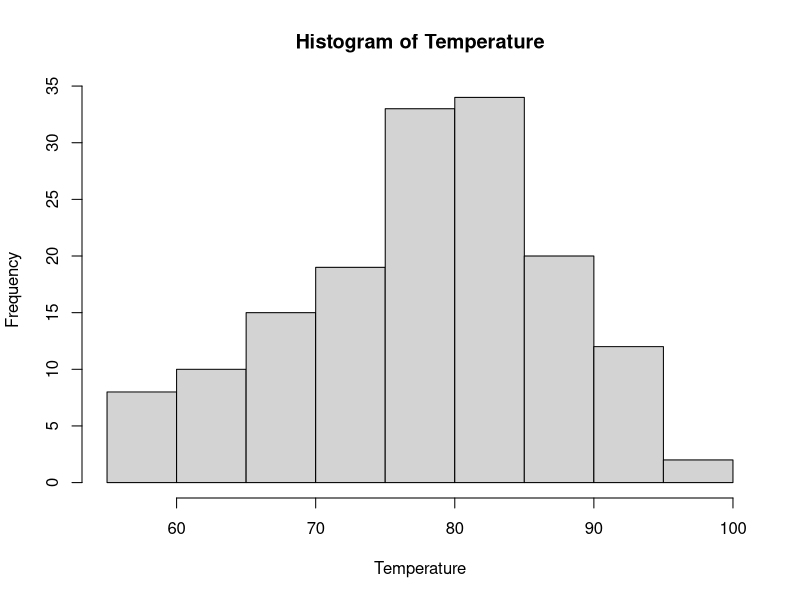
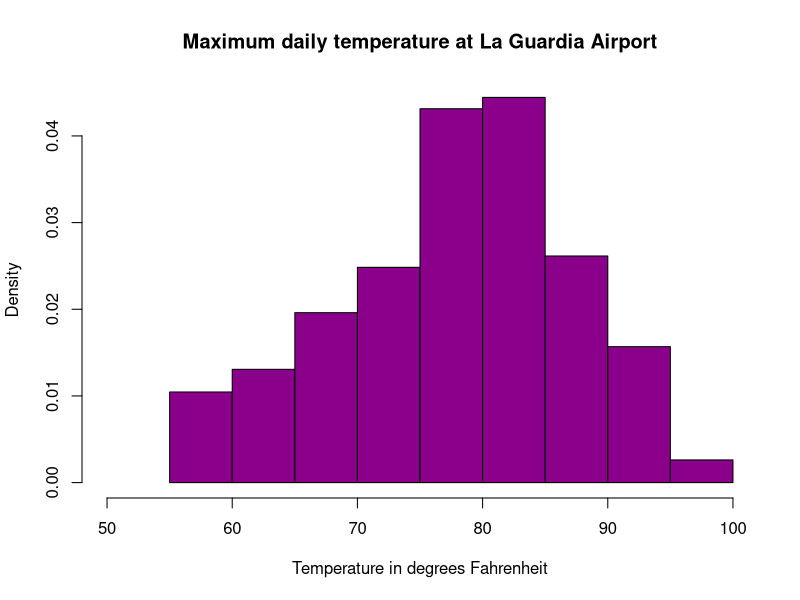
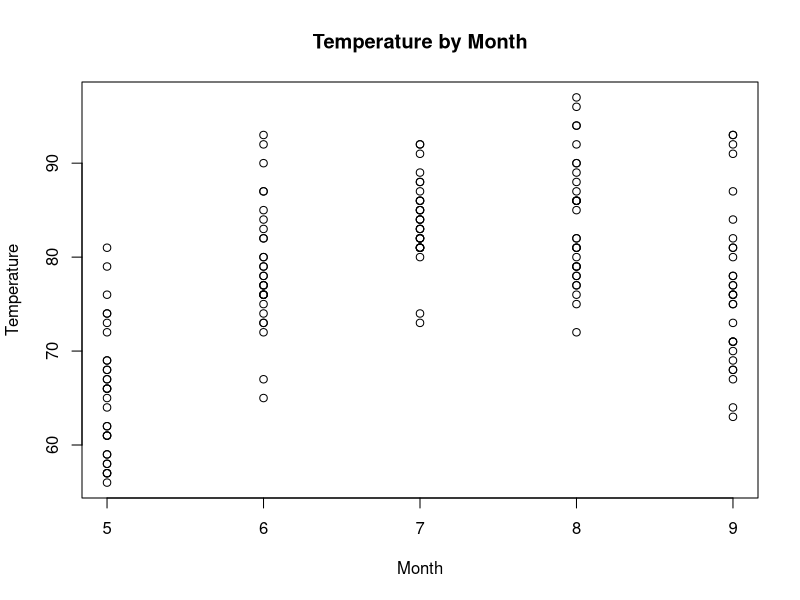
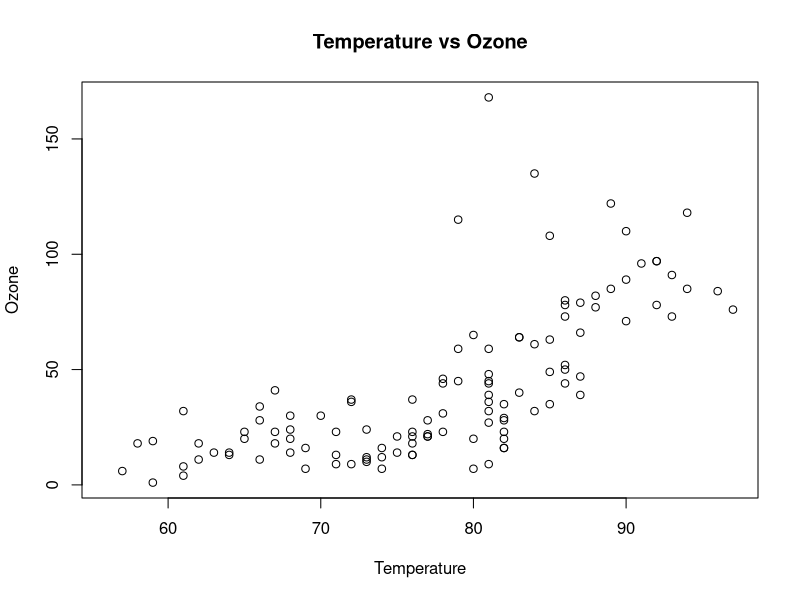

Recreate these plots in R, in order.
###################################################################################
# air_hist.R - Unit 2 Live Session Homework
###################################################################################

# We will be using the built-in dataset airquality which has daily air quality 
# measurements in New York from May to September 1973
str(airquality)

# Take only Temp columns
Temperature <- airquality$Temp
hist(Temperature)

# Histogram with added parameters
hist(Temperature,
     main="Maximum daily temperature at La Guardia Airport",
     xlab="Temperature in degrees Fahrenheit",
     xlim=c(50,100),
     col="darkmagenta",
     freq=FALSE
)

# TODO: Assignment 2, Q2A: Complete the following code to yield a scatterplot with x as Month and y as Temp
# You're going to customize your plot slightly.  Use the help function to assist you if needed.
# Make the x label "Month" and the y label "Temperature"
# Finally, make the title of the plot "Temperature by Month" 
plot(x=airquality$Month, 
     y=Temperature,
     xlab="Month",
     ylab="Temperature",
     main="Temperature by Month")

# TODO: Assignment 2, Q2B: Build a scatter plot with x as Temperature and y as Ozone 
# Complete the following code:
# Make the x label "Temperature" and the y label "Ozone",
# Make the title of the plot "Temperature vs Ozone"
plot(x=Temperature, 
     y=airquality$Ozone,
     xlab="Temperature",
     ylab="Ozone",
     main="Temperature vs Ozone")
